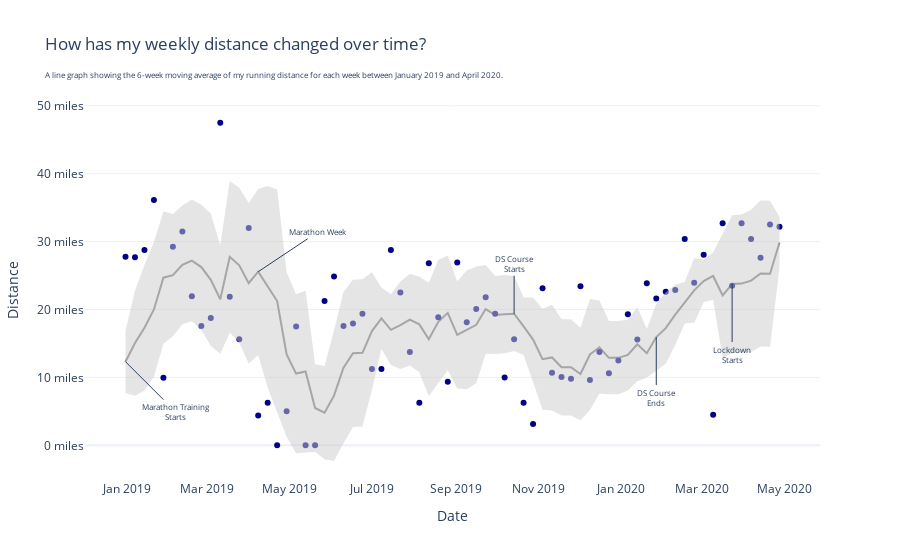

This figure's notebook cell:
### Code cell
# creating figure
fig = go.Figure()

# creating traces
## adding moving average line
fig.add_trace(go.Scatter(x = df.week, y = df.moving_avg, mode='lines', name='6-Week Moving Average', line_color = 'grey', hovertemplate='<b>%{y:}km</b>'))
## adding weekly distance markers
fig.add_trace(go.Scatter(x = df.week, y = df.total_distance, mode='markers', name = 'Week Total', marker = dict(color = 'darkblue'), hovertemplate='<b>%{y:}km</b>'))
## adding upper and lower bounds for moving average line
fig.add_trace(go.Scatter(x = df.week, y = df.upper_bound, fill = None, mode = 'lines', line_color = 'rgba(204, 204, 204, 0)', hoverinfo='skip'))
fig.add_trace(go.Scatter(x = df.week, y = df.lower_bound, fill = 'tonexty', mode = 'lines', line_color = 'rgba(204, 204, 204, 0)', hoverinfo='skip'))

# formatting
## adding annotations for significant events
fig.add_annotation(x=df.week[0],y=df.moving_avg[0],xref="x",yref="y",text="Marathon Training<br>Starts", showarrow=True, arrowhead=0,ax=50,ay=50, font=dict(size = 8))
fig.add_annotation(x=df.week[14],y=df.moving_avg[14],xref="x",yref="y",text="Marathon Week", showarrow=True, arrowhead=0,ax=60,ay=-40, font=dict(size = 8))
fig.add_annotation(x=df.week[41],y=df.moving_avg[41],xref="x",yref="y",text="DS Course<br>Starts", showarrow=True, arrowhead=0,ax=0,ay=-50, font=dict(size = 8))
fig.add_annotation(x=df.week[56],y=df.moving_avg[56],xref="x",yref="y",text="DS Course<br>Ends", showarrow=True, arrowhead=0,ax=0,ay=60, font=dict(size = 8))
fig.add_annotation(x=df.week[64],y=df.moving_avg[64],xref="x",yref="y",text="Lockdown<br>Starts", showarrow=True, arrowhead=0,ax=0,ay=70, font=dict(size = 8))
## formatting axes
fig.update_xaxes(title = 'Date', showgrid = False)
max_y = int(np.ceil(df.total_distance.max() / 10) * 10)
y_ticks = list(range(0,max_y + 16,16))
y_tick_labels = [str(int(y/1.6)) + ' miles' for y in y_ticks]
fig.update_yaxes(title = 'Distance', tickmode = 'array', tickvals = y_ticks, ticktext = y_tick_labels)
## adding title and axis labels
fig.update_layout(title='How has my weekly distance changed over time? <br><sub><sub>A line graph showing the 6-week moving average of my running distance for each week between January 2019 and April 2020.</sub></sub>')
## removing legend
fig.update_layout(showlegend=False)
## changing background theme
fig.update_layout(template = 'plotly_white')
# outputting graph
fig.show()
